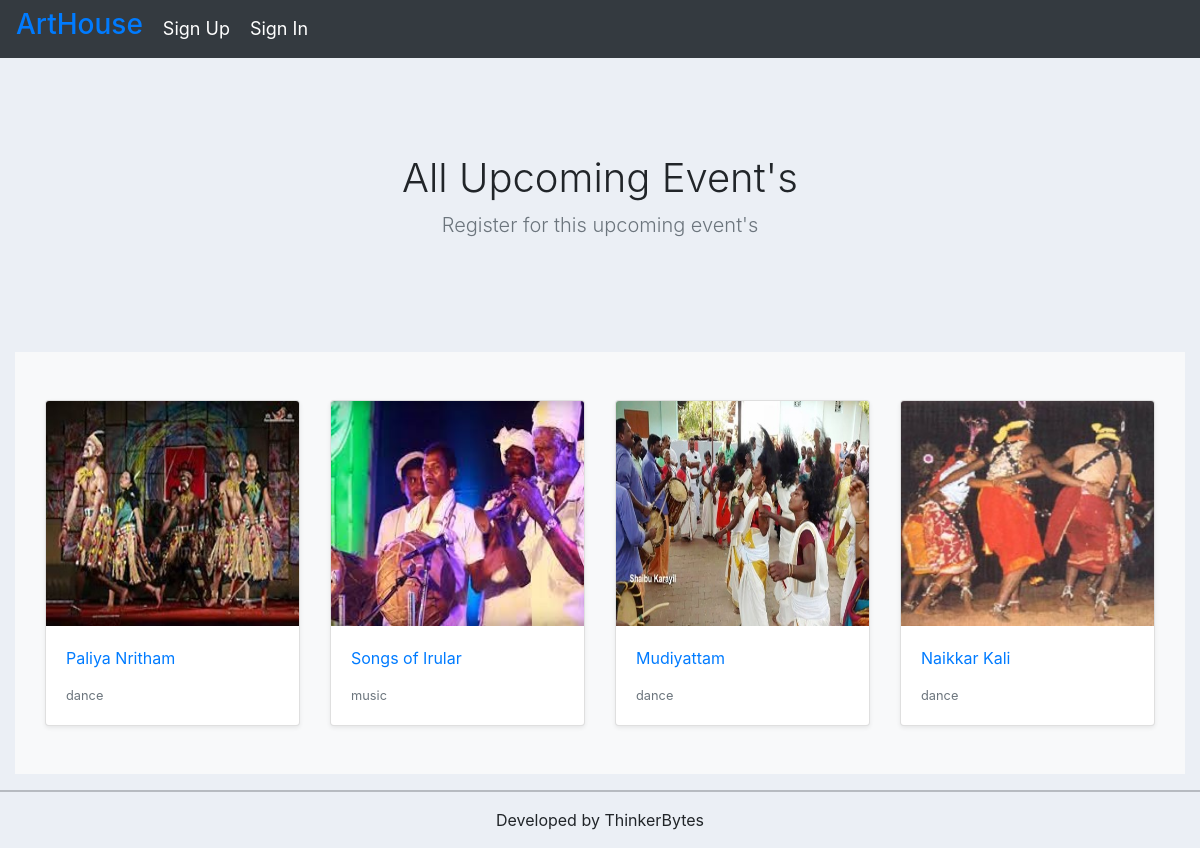
/All_Upcoming_Event, run on the app's committed database.
### events/models.py (models this page shows, shortened)
class event(models.Model):
	CATEGORY = (
			('dance', 'Dance'),
			('music', 'Music'),('arts','Arts'),('crafts','Crafts'),('learn','Learn'),
			)
	Event_Title = models.CharField(max_length=200,unique=True, null=True)
	Event_Banner=models.ImageField()
	short_desc = models.TextField(null=True)
	description = models.TextField(null=True)
	Phone_NO = models.IntegerField(null=True,)
	category = models.CharField(max_length=200, null=True, choices=CATEGORY)
	date_created = models.DateTimeField(auto_now_add=True, null=True)
	customer = models.ForeignKey(Customer, null=True, on_delete= models.SET_NULL)
	count=models.IntegerField(null=True,)
	count2=models.IntegerField(null=True,)
	cancel_event=models.BooleanField(null=True, default=False)

### events/views.py (the view)
# urls.py: path('All_Upcoming_Event',views.All_Upcoming_Event, name='All_Upcoming_Event'),
def All_Upcoming_Event(request):
	events = event.objects.all().order_by('-id')
	events1 = events
	context={'events':events,}
	return render(request, 'accounts/all_upcoming_event.html', context)

### events/templates/accounts/all_upcoming_event.html (shortened to what this page needs)
{%  extends 'accounts/main.html' %}
{% block content %}
  </head>
  <body>
<main>
  <section class="py-5 text-center container">
    <div class="row py-lg-5">
      <div class="col-lg-6 col-md-8 mx-auto">
        <h1 class="fw-light">All Upcoming Event's</h1>
        <p class="lead text-muted">Register for this upcoming event's</p>
      </div>
    </div>
  </section>
  </main>
  <main>
  <div class="album py-5 bg-light">
    <div class="container">
      <div class="row row-cols-1 row-cols-sm-2 row-cols-md-3 g-3">
       {% for event in events.all %}
       {% if event.Event_Title in list %}
       {% else %}
        <div class="col">
        <a href="{% url 'Event_details' event.id %}">
          <div class="card shadow-sm">
            <img class="bd-placeholder-img card-img-top" width="100%" height="225" src="{{ event.Event_Banner.url }}">
            <div class="card-body">
              <p class="card-text">{{ event.Event_Title }}</p>
              <div class="d-flex justify-content-between align-items-center">
              <small class="text-muted">{{event.category}}</small>
              </div>
            </div>
          </div>
          </a>
        </div>
        {% endif %}
        {% endfor %}
        </div>
        </main>
         </body>
{% endblock %}

### events/templates/accounts/main.html (shortened to what this page needs)
{% load static %}
<!DOCTYPE html>
<html>
<head>
	<link href="https://cdn.jsdelivr.net/npm/bootstrap@5.0.1/dist/css/bootstrap.min.css" rel="stylesheet">
	<link rel="stylesheet" href="https://stackpath.bootstrapcdn.com/bootstrap/4.3.1/css/bootstrap.min.css">
	<link rel="stylesheet" type="text/css" href="{% static '/css/main.css' %}">
</head>
<body>
	{%  include 'accounts/navbar.html' %}
	<div class="container-fluid">
	{% block content %}
	{% endblock %}
    </div>
	<hr>
	<footer>
	<p align=center> Developed by ThinkerBytes </p>
	</footer>
</body>
</html>

### events/templates/accounts/navbar.html (shortened to what this page needs)
{% load static %}
<nav class="navbar navbar-expand-lg navbar-light bg-dark">
 <span class="hello-msg"><a href="{% url 'home' %}"><h3>ArtHouse </h3></a></span>
  <span class="hello-msg">
  <div align=right class="collapse navbar-collapse" id="navbarNav">
    <ul align=right class="navbar-nav">
     {% if request.user.is_authenticated %}
      <li class="nav-item">
        <p class="hello-msg">Hello, {{request.user}}</p>
      </li>
      <li class="nav-item">
        <a class="hello-msg" href="{% url 'user-page' %}">Profile</a>
      </li>
      <li class="nav-item">
        <a class="hello-msg" href="{% url 'account' %}">Settings</a>
      </li>
      <li class="nav-item">
        <a  class="hello-msg" href="{% url 'logout' %}">Logout</a>
      </li>
     {% else %}
      <li class="nav-item">
        <a  class="hello-msg" href="{% url 'register' %}">Sign Up</a>
      </li>
      <li class="nav-item">
        <a  class="hello-msg" href="{% url 'login' %}">Sign In</a>
      </li>
      {% endif %}
    </ul>
  </div>
  </span>
</nav>

### static/css/main.css (style rules this page uses)
body { background-color: #ebeff5; }

### events/templates/accounts/navbar.html (style rules this page uses)
.hello-msg { font-size: 18px; color: #fff; margin-right: 20px; }

### events/templates/accounts/all_upcoming_event.html (style rules this page uses)
.bd-placeholder-img { font-size: 1.125rem; text-anchor: middle; -webkit-user-select: none; -moz-user-select: none; user-select: none; }

### data on the page
event: Event_Banner (picture), Event_Title "Paliya Nritham", category "dance"
event: Event_Banner (picture), Event_Title "Songs of Irular", category "music"
event: Event_Banner (picture), Event_Title "Mudiyattam", category "dance"
event: Event_Banner (picture), Event_Title "Naikkar Kali", category "dance"
